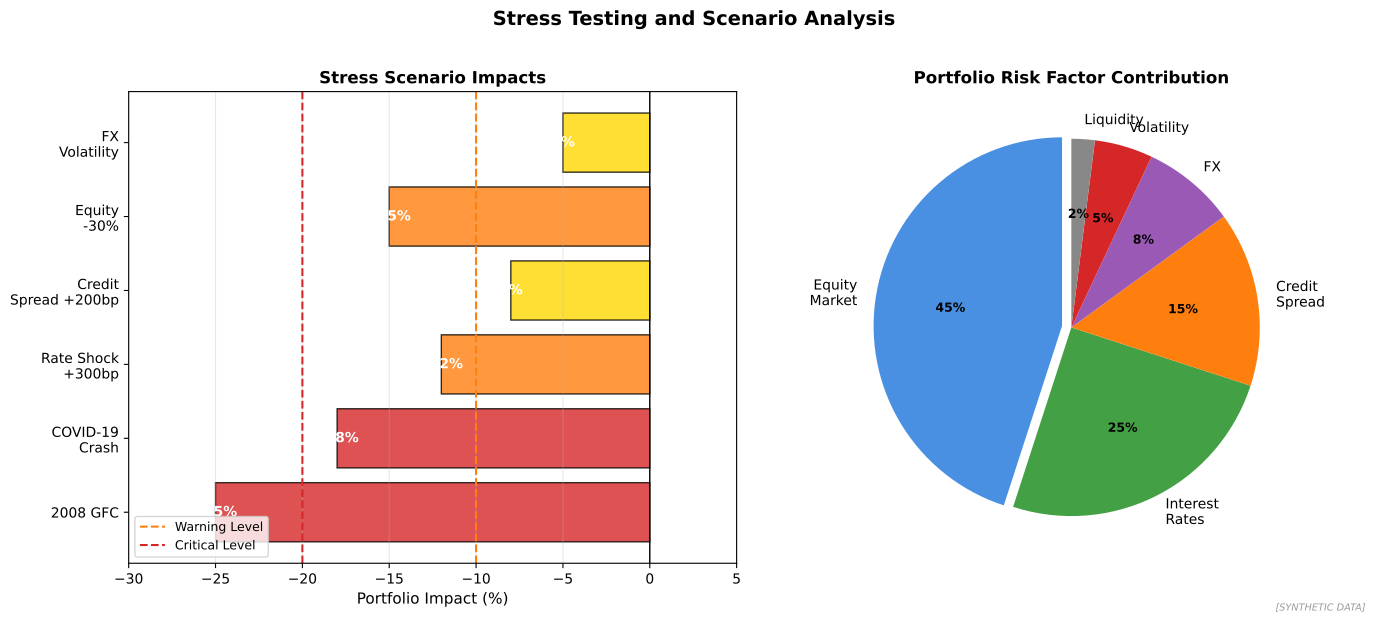

Generate this figure with Python:
"""
Stress Testing Framework
Scenario analysis and stress tests

Output: stress_testing.pdf
Module: module_04_trad_finance
Lesson: 42 - Risk Management
"""

from pathlib import Path
import matplotlib.pyplot as plt
import numpy as np

CHART_METADATA = {
    'title': 'Stress Testing',
    'module': 'module_04_trad_finance',
    'lesson': 42,
    'url': 'https://github.com/Digital-AI-Finance/digital-finance/tree/main/module_04_trad_finance/figures/stress_testing'
}

plt.rcParams.update({'font.size': 10, 'axes.labelsize': 10})

def create_chart():
    fig, axes = plt.subplots(1, 2, figsize=(14, 6))

    # Stress Scenarios Impact
    ax1 = axes[0]

    scenarios = ['2008 GFC', 'COVID-19\nCrash', 'Rate Shock\n+300bp', 'Credit\nSpread +200bp',
                'Equity\n-30%', 'FX\nVolatility']
    impact = [-25, -18, -12, -8, -15, -5]  # Portfolio loss %

    colors = ['#D62728' if i < -15 else '#FF7F0E' if i < -10 else '#FFD700' for i in impact]

    bars = ax1.barh(scenarios, impact, color=colors, alpha=0.8, edgecolor='black')

    for bar, imp in zip(bars, impact):
        ax1.text(bar.get_width() - 1, bar.get_y() + bar.get_height()/2,
                f'{imp}%', va='center', fontsize=10, fontweight='bold', color='white')

    ax1.axvline(x=0, color='black', linewidth=1)
    ax1.axvline(x=-10, color='#FF7F0E', linestyle='--', linewidth=1.5, label='Warning Level')
    ax1.axvline(x=-20, color='#D62728', linestyle='--', linewidth=1.5, label='Critical Level')

    ax1.set_xlabel('Portfolio Impact (%)', fontsize=11)
    ax1.set_title('Stress Scenario Impacts', fontsize=12, fontweight='bold')
    ax1.legend(loc='lower left', fontsize=9)
    ax1.set_xlim(-30, 5)
    ax1.xaxis.grid(True, alpha=0.3)

    # Risk Factor Sensitivities
    ax2 = axes[1]

    factors = ['Equity\nMarket', 'Interest\nRates', 'Credit\nSpread', 'FX', 'Volatility', 'Liquidity']
    sensitivity = [45, 25, 15, 8, 5, 2]
    colors2 = ['#4A90E2', '#44A044', '#FF7F0E', '#9B59B6', '#D62728', '#888888']

    wedges, texts, autotexts = ax2.pie(sensitivity, labels=factors, autopct='%1.0f%%',
                                        colors=colors2, startangle=90,
                                        explode=[0.05, 0, 0, 0, 0, 0])

    for autotext in autotexts:
        autotext.set_fontweight('bold')
        autotext.set_fontsize(9)

    ax2.set_title('Portfolio Risk Factor Contribution', fontsize=12, fontweight='bold')

    fig.suptitle('Stress Testing and Scenario Analysis', fontsize=14, fontweight='bold', y=1.02)
    fig.text(0.98, 0.02, '[SYNTHETIC DATA]', fontsize=7, color='#999999', ha='right', style='italic')
    plt.tight_layout()

    output_path = Path(__file__).parent / 'stress_testing.pdf'
    plt.savefig(output_path, format='pdf', dpi=300, bbox_inches='tight')
    plt.close()
    print(f"Chart saved to: {output_path}")
    return output_path

if __name__ == '__main__':
    create_chart()
